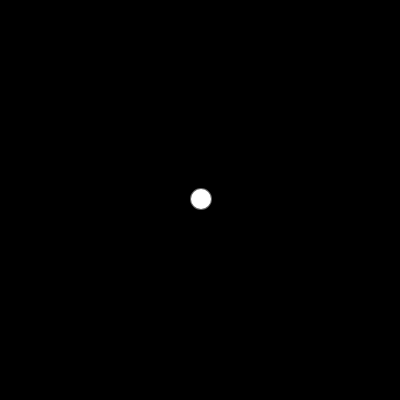
Frame 1 (no input)
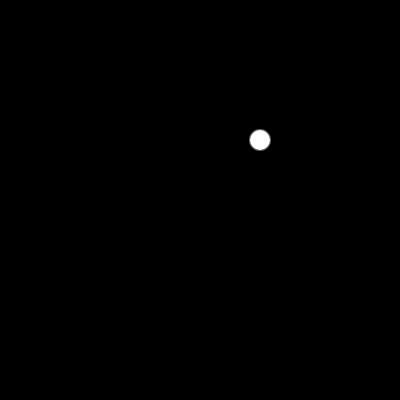
Frame 60 (no input)
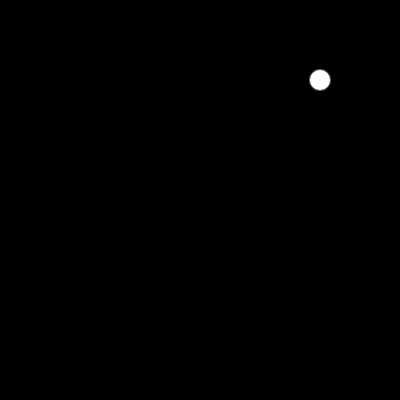
Frame 120 (the mouse pressed at the canvas centre since frame 60)

The p5.js sketch that drew these frames (run headless with seeded random() and noise() and a simulated clock; from frame 60 on, the mouse is pressed at the canvas centre):

// p5.js sketch
// ── sketch.js
let pos;

function setup() {
  createCanvas(400, 400);
  pos = new Walker(width / 2, height / 2)
}

function draw() {
  background(0);
  pos.update()
  pos.show()
}
// ── Walker.js
class Walker {
    constructor(x, y) {
        this.pos = createVector(x, y);
        this.vel = createVector(1,-1);
    }

    update() {
        this.pos.add(this.vel);
        // this.pos.x = this.pos.x + this.vel.x
        // this.pos.y = this.pos.y + this.vel.y
    }

    show() {
        stroke(255, 100);
        strokeWeight(2);
        ellipse(this.pos.x, this.pos.y, 20);
    }

}
